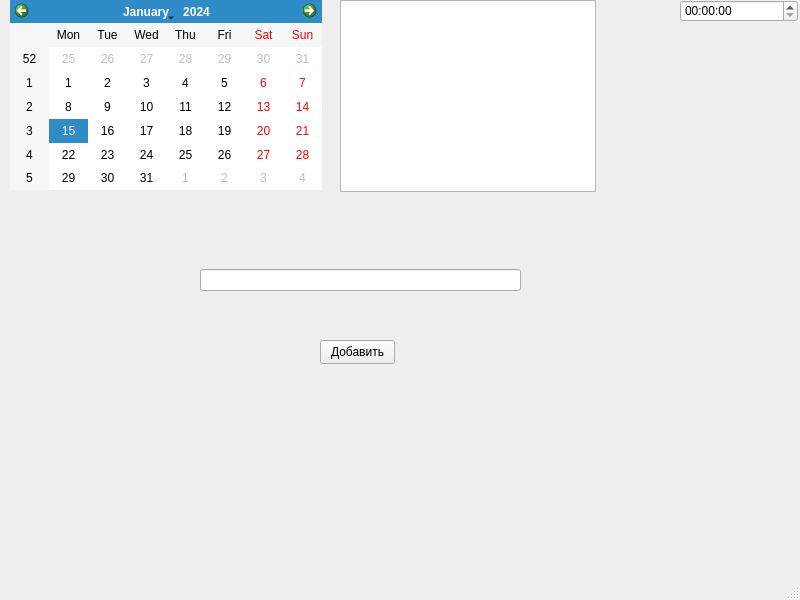
<?xml version="1.0" encoding="UTF-8"?>
<ui version="4.0">
 <class>MainWindow</class>
 <widget class="QMainWindow" name="MainWindow">
  <property name="geometry">
   <rect>
    <x>0</x>
    <y>0</y>
    <width>800</width>
    <height>600</height>
   </rect>
  </property>
  <property name="windowTitle">
   <string>MainWindow</string>
  </property>
  <widget class="QWidget" name="centralwidget">
   <widget class="QCalendarWidget" name="calendarWidget">
    <property name="geometry">
     <rect>
      <x>10</x>
      <y>0</y>
      <width>312</width>
      <height>190</height>
     </rect>
    </property>
   </widget>
   <widget class="QTimeEdit" name="timeEdit">
    <property name="geometry">
     <rect>
      <x>680</x>
      <y>0</y>
      <width>118</width>
      <height>22</height>
     </rect>
    </property>
   </widget>
   <widget class="QWidget" name="gridLayoutWidget">
    <property name="geometry">
     <rect>
      <x>200</x>
      <y>240</y>
      <width>321</width>
      <height>80</height>
     </rect>
    </property>
    <layout class="QGridLayout" name="gridLayout">
     <item row="0" column="0">
      <widget class="QLineEdit" name="lineEdit"/>
     </item>
    </layout>
   </widget>
   <widget class="QPushButton" name="pushButton">
    <property name="geometry">
     <rect>
      <x>320</x>
      <y>340</y>
      <width>75</width>
      <height>24</height>
     </rect>
    </property>
    <property name="text">
     <string>Добавить</string>
    </property>
   </widget>
   <widget class="QListWidget" name="listWidget">
    <property name="geometry">
     <rect>
      <x>340</x>
      <y>0</y>
      <width>256</width>
      <height>192</height>
     </rect>
    </property>
   </widget>
  </widget>
  <widget class="QMenuBar" name="menubar">
   <property name="geometry">
    <rect>
     <x>0</x>
     <y>0</y>
     <width>800</width>
     <height>22</height>
    </rect>
   </property>
  </widget>
  <widget class="QStatusBar" name="statusbar"/>
 </widget>
 <resources/>
 <connections/>
</ui>
